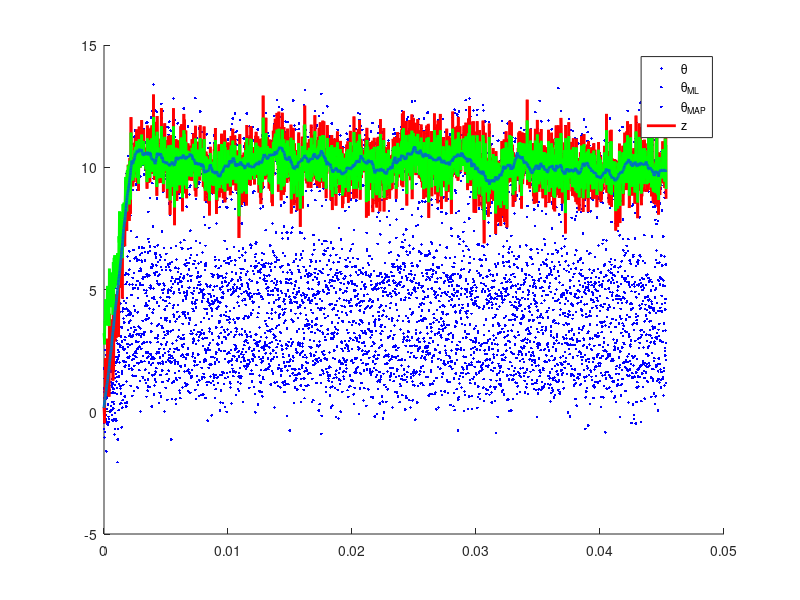

The MATLAB script that drew this image:
clear all;
close all;
clc;

N = 2000;
H = [1;.51;.21];

[m n] = size(H)

Fs = 44100;
dt = 1/Fs;
Tmax = N*dt;
t = 0:dt:Tmax-dt;

sigma_n = sqrt(1);
mu_theta = 10;
sigma_theta = sqrt(10);

Nb = 100;
b = ones(1,Nb) / Nb;
a = 1;

theta = sigma_theta * randn(n,N) + mu_theta;
theta = filter(b,a,theta);

noise = sigma_n * randn(m,N);

z = H * theta + noise;

Rn = cov(noise')
Rt = cov(theta')

for k = 1:N
    theta_hat_ML(k) = (H'*Rn^-1*H)^-1 * H'*Rn^-1*z(:,k);
    theta_hat_MAP(k) = ((H'*Rn^-1*H + Rt^-1)^-1) * (H'*Rn^-1*(z(:,k) - H*mu_theta)) + mu_theta;
end

figure;
hold on;
%plot(theta);
plot(t,z','b.');
plot(t,theta_hat_ML, 'r','LineWidth',2);
plot(t,theta_hat_MAP, 'g','LineWidth',2);
plot(t,theta,'LineWidth',2);

legend('\theta','\theta_{ML}','\theta_{MAP}','z');

MSE_ML_measured = mean((theta-theta_hat_ML).^2)
MSE_MAP_measured = mean((theta-theta_hat_MAP).^2)
MSE_ML_calculated = (H'*Rn^-1*H)^-1
MSE_MAP_calculated = (H'*Rn^-1*H + Rt^-1)^-1

%figure;
%hold on;
%plot(abs(fft(theta))/length(theta));